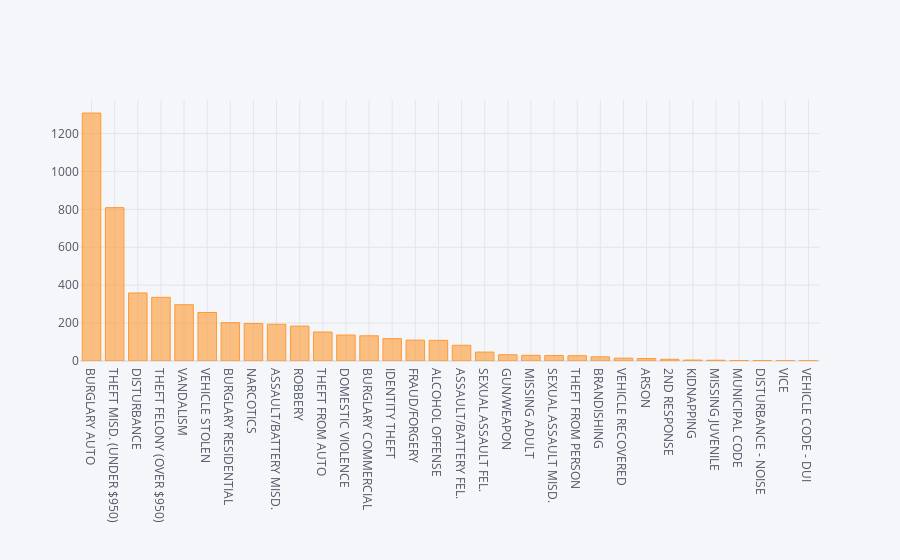

The cell this chart's notebook holds for it:
### Markdown cell above
### The Offense Field

The Offense field appears to contain the specific crime being reported.  As nominal data we might want to see a summary constructed by computing counts of each offense type:

### Code cell
#####

### Figure 1 — Plotly figure (JSON) as saved in the notebook; plotly's stock layout.template omitted (floating-point values rounded to 4 significant figures)
{"data": [{"marker": {"color": "rgba(255, 153, 51, 0.6)", "line": {"color": "rgba(255, 153, 51, 1.0)", "width": 1}}, "name": "OFFENSE", "orientation": "v", "text": "", "type": "bar", "x": ["BURGLARY AUTO", "THEFT MISD. (UNDER $950)", "DISTURBANCE", "THEFT FELONY (OVER $950)", "VANDALISM", "VEHICLE STOLEN", "BURGLARY RESIDENTIAL", "NARCOTICS", "ASSAULT/BATTERY MISD.", "ROBBERY", "THEFT FROM AUTO", "DOMESTIC VIOLENCE", "BURGLARY COMMERCIAL", "IDENTITY THEFT", "FRAUD/FORGERY", "ALCOHOL OFFENSE", "ASSAULT/BATTERY FEL.", "SEXUAL ASSAULT FEL.", "GUN/WEAPON", "MISSING ADULT", "SEXUAL ASSAULT MISD.", "THEFT FROM PERSON", "BRANDISHING", "VEHICLE RECOVERED", "ARSON", "2ND RESPONSE", "KIDNAPPING", "MISSING JUVENILE", "MUNICIPAL CODE", "DISTURBANCE - NOISE", "VICE", "VEHICLE CODE - DUI"], "y": [1308, 809, 359, 336, 297, 256, 202, 198, 194, 184, 153, 137, 133, 118, 110, 109, 83, 47, 33, 30, 29, 28, 22, 15, 13, 9, 5, 4, 2, 2, 1, 1]}], "layout": {"legend": {"bgcolor": "#F5F6F9", "font": {"color": "#4D5663"}}, "paper_bgcolor": "#F5F6F9", "plot_bgcolor": "#F5F6F9", "title": {"font": {"color": "#4D5663"}}, "xaxis": {"gridcolor": "#E1E5ED", "showgrid": true, "tickfont": {"color": "#4D5663"}, "title": {"font": {"color": "#4D5663"}, "text": ""}, "zerolinecolor": "#E1E5ED"}, "yaxis": {"gridcolor": "#E1E5ED", "showgrid": true, "tickfont": {"color": "#4D5663"}, "title": {"font": {"color": "#4D5663"}, "text": ""}, "zerolinecolor": "#E1E5ED"}}}
